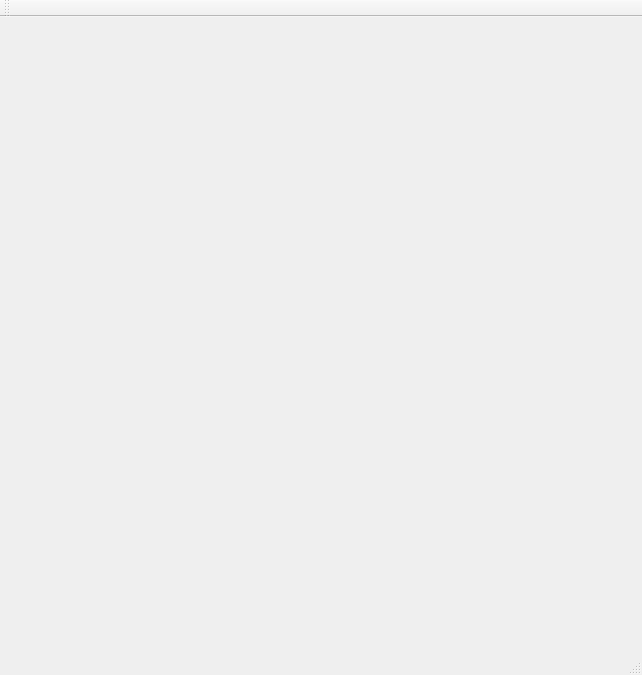
<?xml version="1.0" encoding="UTF-8"?>
<ui version="4.0">
 <class>mainwindowClass</class>
 <widget class="QMainWindow" name="mainwindowClass">
  <property name="geometry">
   <rect>
    <x>0</x>
    <y>0</y>
    <width>642</width>
    <height>675</height>
   </rect>
  </property>
  <property name="windowTitle">
   <string>mainwindow</string>
  </property>
  <widget class="QWidget" name="centralWidget">
   <widget class="openglwindow" name="widget" native="true">
    <property name="geometry">
     <rect>
      <x>20</x>
      <y>10</y>
      <width>600</width>
      <height>600</height>
     </rect>
    </property>
   </widget>
  </widget>
  <widget class="QMenuBar" name="menuBar">
   <property name="geometry">
    <rect>
     <x>0</x>
     <y>0</y>
     <width>642</width>
     <height>23</height>
    </rect>
   </property>
  </widget>
  <widget class="QToolBar" name="mainToolBar">
   <attribute name="toolBarArea">
    <enum>TopToolBarArea</enum>
   </attribute>
   <attribute name="toolBarBreak">
    <bool>false</bool>
   </attribute>
  </widget>
  <widget class="QStatusBar" name="statusBar"/>
 </widget>
 <layoutdefault spacing="6" margin="11"/>
 <customwidgets>
  <customwidget>
   <class>openglwindow</class>
   <extends>QWidget</extends>
   <header>openglwindow.h</header>
   <container>1</container>
  </customwidget>
 </customwidgets>
 <resources>
  <include location="mainwindow.qrc"/>
 </resources>
 <connections/>
</ui>
